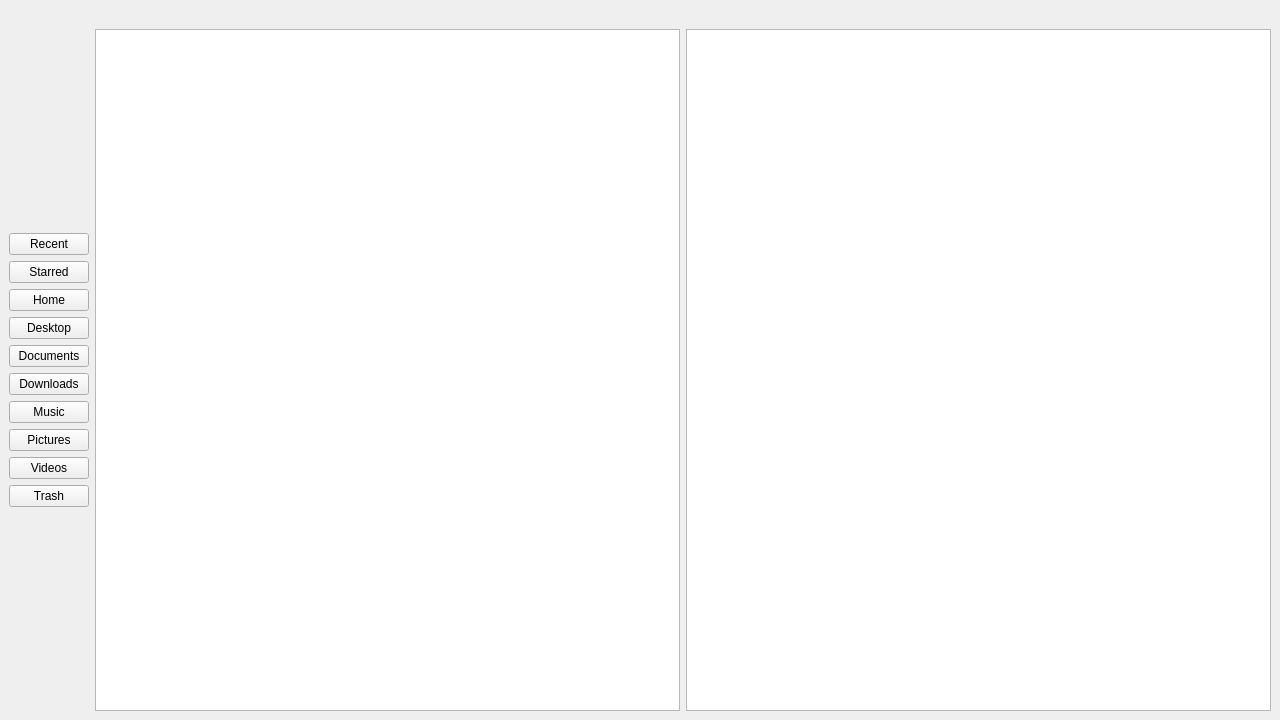
<?xml version="1.0" encoding="UTF-8"?>
<ui version="4.0">
 <class>MainWindow</class>
 <widget class="QMainWindow" name="MainWindow">
  <property name="geometry">
   <rect>
    <x>0</x>
    <y>0</y>
    <width>1280</width>
    <height>720</height>
   </rect>
  </property>
  <property name="windowTitle">
   <string>MainWindow</string>
  </property>
  <widget class="QWidget" name="centralwidget">
   <layout class="QHBoxLayout" name="horizontalLayout_2">
    <item>
     <layout class="QVBoxLayout" name="verticalLayout_2">
      <item>
       <widget class="QLabel" name="pathLabel">
        <property name="text">
         <string/>
        </property>
       </widget>
      </item>
      <item>
       <layout class="QHBoxLayout" name="horizontalLayout">
        <item>
         <layout class="QVBoxLayout" name="verticalLayout">
          <item>
           <spacer name="verticalSpacer_2">
            <property name="orientation">
             <enum>Qt::Orientation::Vertical</enum>
            </property>
            <property name="sizeHint" stdset="0">
             <size>
              <width>20</width>
              <height>40</height>
             </size>
            </property>
           </spacer>
          </item>
          <item>
           <widget class="QPushButton" name="recentBtn">
            <property name="text">
             <string>Recent</string>
            </property>
           </widget>
          </item>
          <item>
           <widget class="QPushButton" name="starredBtn">
            <property name="text">
             <string>Starred</string>
            </property>
           </widget>
          </item>
          <item>
           <widget class="QPushButton" name="homeBtn">
            <property name="text">
             <string>Home</string>
            </property>
           </widget>
          </item>
          <item>
           <widget class="QPushButton" name="desktopBtn">
            <property name="text">
             <string>Desktop</string>
            </property>
           </widget>
          </item>
          <item>
           <widget class="QPushButton" name="documentsBtn">
            <property name="text">
             <string>Documents</string>
            </property>
           </widget>
          </item>
          <item>
           <widget class="QPushButton" name="downloadsBtn">
            <property name="text">
             <string>Downloads</string>
            </property>
           </widget>
          </item>
          <item>
           <widget class="QPushButton" name="musicBtn">
            <property name="text">
             <string>Music</string>
            </property>
           </widget>
          </item>
          <item>
           <widget class="QPushButton" name="picturesBtn">
            <property name="text">
             <string>Pictures</string>
            </property>
           </widget>
          </item>
          <item>
           <widget class="QPushButton" name="videosBtn">
            <property name="text">
             <string>Videos</string>
            </property>
           </widget>
          </item>
          <item>
           <widget class="QPushButton" name="trashBtn">
            <property name="text">
             <string>Trash</string>
            </property>
           </widget>
          </item>
          <item>
           <spacer name="verticalSpacer">
            <property name="orientation">
             <enum>Qt::Orientation::Vertical</enum>
            </property>
            <property name="sizeHint" stdset="0">
             <size>
              <width>20</width>
              <height>40</height>
             </size>
            </property>
           </spacer>
          </item>
         </layout>
        </item>
        <item>
         <widget class="QListWidget" name="listWidget"/>
        </item>
        <item>
         <widget class="QPlainTextEdit" name="plainTextEdit">
          <property name="readOnly">
           <bool>true</bool>
          </property>
         </widget>
        </item>
       </layout>
      </item>
     </layout>
    </item>
   </layout>
  </widget>
 </widget>
 <resources/>
 <connections/>
</ui>
